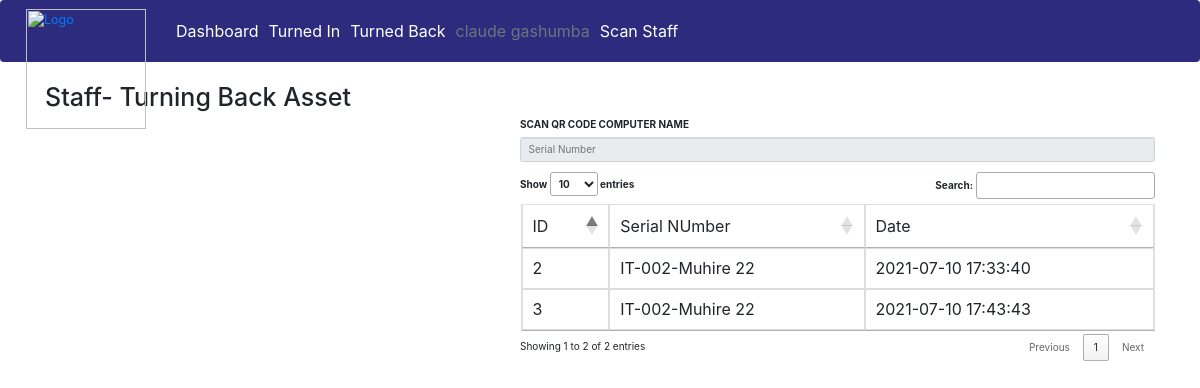
Screenshot of /user/te-scan-rerecord.php (signed in) with the database file from the repository.
### tables this page shows
CREATE TABLE `te_qrcodeasset` (
  `id` int(11) NOT NULL,
  `serialnumber` varchar(50) NOT NULL,
  `datebooking` timestamp NOT NULL DEFAULT current_timestamp(),
  `status` int(4) NOT NULL
);

### user/te-scan-rerecord.php (the view, shortened to what this page needs)
<?php
if (strlen($_SESSION['id']) == 0) {
    header('location:index.php');
} else {
?>
<html>
<head>
    <link rel="stylesheet" href="https://maxcdn.bootstrapcdn.com/bootstrap/3.4.1/css/bootstrap.min.css">
    <link rel="stylesheet" href="https://maxcdn.bootstrapcdn.com/bootstrap/4.5.2/css/bootstrap.min.css">
    <link rel="stylesheet" href="https://cdn.datatables.net/1.10.25/css/jquery.dataTables.min.css">
</head>
<body>
<?php include('includes/menu1.php') ?>
    <div class="container">
    <h1> Staff- Turning Back Asset</h1>
        <div class="row">
            <div class="col-md-5">
                <video id="preview" width="100%"></video>
            </div>
            <div class="col-md-7">
                <form action="te-update1.php" method="POST" class="form-horintal">
                    <label>SCAN QR CODE COMPUTER NAME</label>
                    <input type="text" name="text" id="text" readonly placeholder="Serial Number" class="form-control">
                </form>
                <table id="example" class="table table-bordered">
                    <thead>
                        <tr>
                            <td>ID</td>
                            <td>Serial NUmber</td>
                            <td>Date</td>
                        </tr>
                    </thead>
                    <tbody>
                        <?php
                        include('includes/config.php');
                        $sql = mysqli_query($con, "SELECT * FROM te_qrcodeasset WHERE status=0");
                        while ($row = mysqli_fetch_array($sql)) {
                        ?>
                            <tr>
                                <td><?php echo $row['id']; ?></td>
                                <td><?php echo $row['serialnumber']; ?></td>
                                <td><?php echo $row['datebooking']; ?></td>
                            </tr>
                        <?php
                        }
                        ?>
                    </tbody>
                </table>
            </div>
        </div>
    </div>
</body>
</html>
<?php
}
?>

### rows the page displays
te_qrcodeasset: id "2", serialnumber "IT-002-Muhire 22", datebooking "2021-07-10 17:33:40"
te_qrcodeasset: id "3", serialnumber "IT-002-Muhire 22", datebooking "2021-07-10 17:43:43"

### other values shown
$_SESSION['fn'] "claude"
$_SESSION['ln'] "gashumba"
